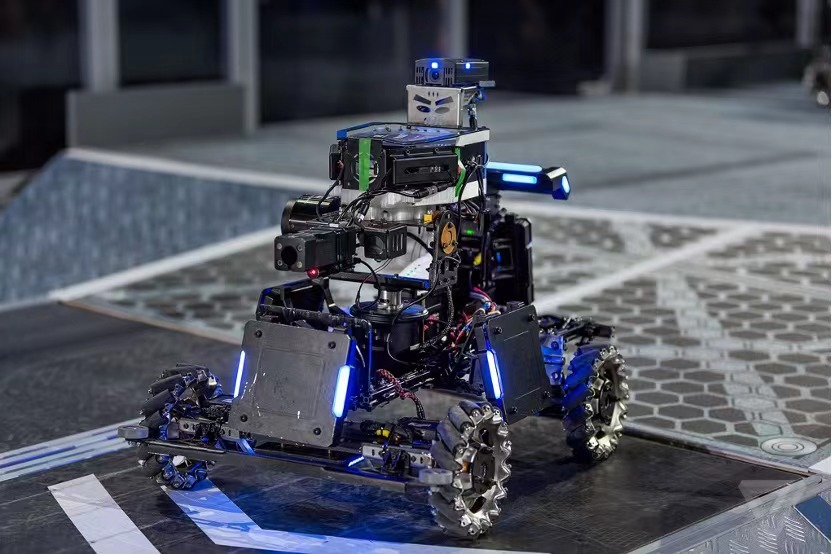
//> input picture example.jpg, 832 x 554 px
$ ./4.2.边缘检测   (built with g++ and OpenCV 4)
//> lines starting //> are read from the running program, lines starting //| are printed output that depends on the picture
#include <opencv2/opencv.hpp>  // 导入OpenCV库
using namespace cv;  // 使用OpenCV命名空间

int main() {
    cv::Mat image = cv::imread("example.jpg", cv::IMREAD_GRAYSCALE);  // 加载灰度图像文件 example.jpg 到 Mat 对象 image 中
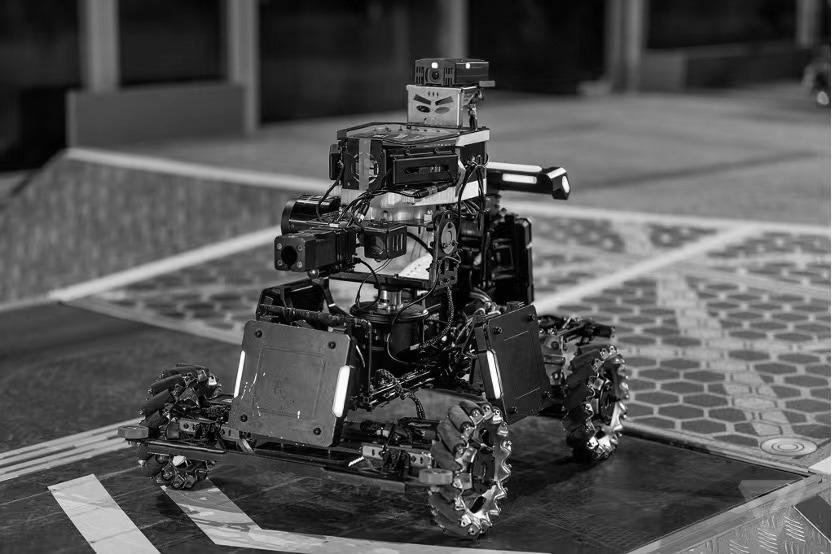
//> image: 554 rows x 832 cols, CV_8UC1; min 0, max 255, mean 82.2
    if (image.empty()) {  // 检查图像是否加载成功
        std::cout << "无法加载图像文件." << std::endl;  // 输出错误信息
        return -1;  // 返回错误代码
    }

    cv::Mat edges;  // 定义一个新的 Mat 对象 edges，用于存储边缘检测结果
    cv::Canny(image, edges, 100, 200);  // 对原始图像进行边缘检测，将结果存储到 edges 中
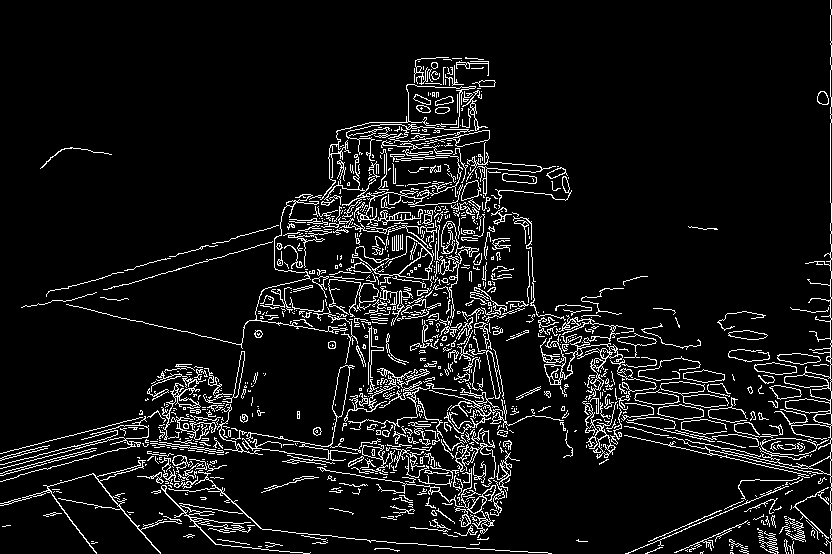
//> edges: 554 rows x 832 cols, CV_8UC1; 7.8% white in thin lines or dots

    cv::imshow("原始图像", image);  // 显示原始图像
    cv::imshow("边缘图像", edges);  // 显示边缘图像
    cv::waitKey(0);  // 等待用户按下键盘任意键

    return 0;  // 返回正常退出代码
}

/*

这段代码使用了 OpenCV 库来加载一张灰度图像文件 example.jpg，并对该图像进行边缘检测，并将原始图像和边缘图像显示在屏幕上。

在 main 函数中，首先使用 imread 函数加载灰度图像文件 example.jpg 到 Mat 对象 image 中。如果加载失败，则输出错误信息并返回错误代码。然后，定义一个新的 Mat 对象 edges，用于存储边缘检测结果。接着，使用 Canny 函数对原始图像进行边缘检测，并将结果存储到 edges 中。

最后，使用 imshow 函数分别显示原始图像和边缘图像，并使用 waitKey 函数等待用户按下键盘任意键。当用户按下键盘时，程序正常退出并返回0。

需要注意的是，这段代码假设 example.jpg 文件位于当前工作目录下。如果实际情况不是这样，需要使用正确的文件路径来加载图像文件。

*/
